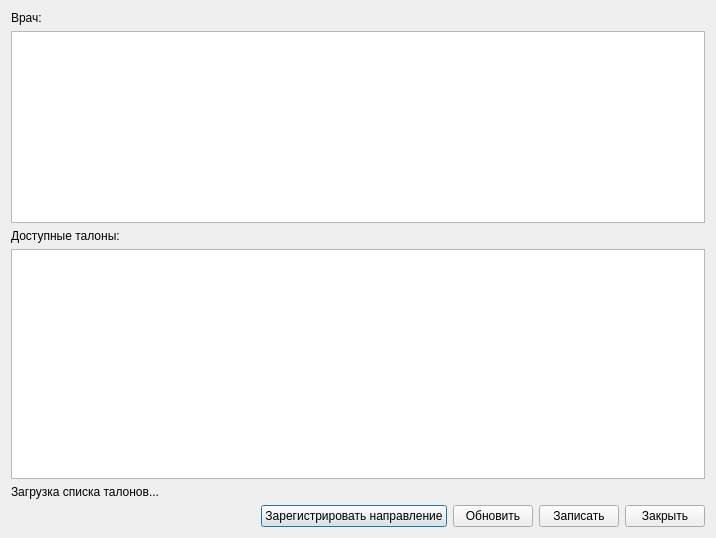
<?xml version="1.0" encoding="UTF-8"?>
<ui version="4.0">
 <class>UOAppointmentsTableDialog</class>
 <widget class="QDialog" name="UOAppointmentsTableDialog">
  <property name="geometry">
   <rect>
    <x>0</x>
    <y>0</y>
    <width>716</width>
    <height>538</height>
   </rect>
  </property>
  <property name="windowTitle">
   <string>Сервис Управления потоками пациентов (очередями)</string>
  </property>
  <layout class="QVBoxLayout" name="verticalLayout">
   <item>
    <widget class="QLabel" name="label">
     <property name="text">
      <string>Врач:</string>
     </property>
    </widget>
   </item>
   <item>
    <widget class="QListView" name="lvDoctors"/>
   </item>
   <item>
    <widget class="QLabel" name="label_2">
     <property name="text">
      <string>Доступные талоны:</string>
     </property>
    </widget>
   </item>
   <item>
    <widget class="QTableView" name="tblAppointments">
     <property name="sizePolicy">
      <sizepolicy hsizetype="Expanding" vsizetype="Expanding">
       <horstretch>0</horstretch>
       <verstretch>3</verstretch>
      </sizepolicy>
     </property>
    </widget>
   </item>
   <item>
    <widget class="QLabel" name="lblStatus">
     <property name="text">
      <string>Загрузка списка талонов...</string>
     </property>
    </widget>
   </item>
   <item>
    <layout class="QHBoxLayout" name="horizontalLayout_2">
     <item>
      <spacer name="horizontalSpacer">
       <property name="orientation">
        <enum>Qt::Horizontal</enum>
       </property>
       <property name="sizeHint" stdset="0">
        <size>
         <width>40</width>
         <height>20</height>
        </size>
       </property>
      </spacer>
     </item>
     <item>
      <widget class="QPushButton" name="btnRegisterReferral">
       <property name="text">
        <string>Зарегистрировать направление</string>
       </property>
      </widget>
     </item>
     <item>
      <widget class="QPushButton" name="btnUpdateList">
       <property name="text">
        <string>Обновить</string>
       </property>
      </widget>
     </item>
     <item>
      <widget class="QPushButton" name="btnSetAppointment">
       <property name="text">
        <string>Записать</string>
       </property>
      </widget>
     </item>
     <item>
      <widget class="QPushButton" name="btnClose">
       <property name="text">
        <string>Закрыть</string>
       </property>
      </widget>
     </item>
    </layout>
   </item>
  </layout>
 </widget>
 <resources/>
 <connections/>
</ui>
